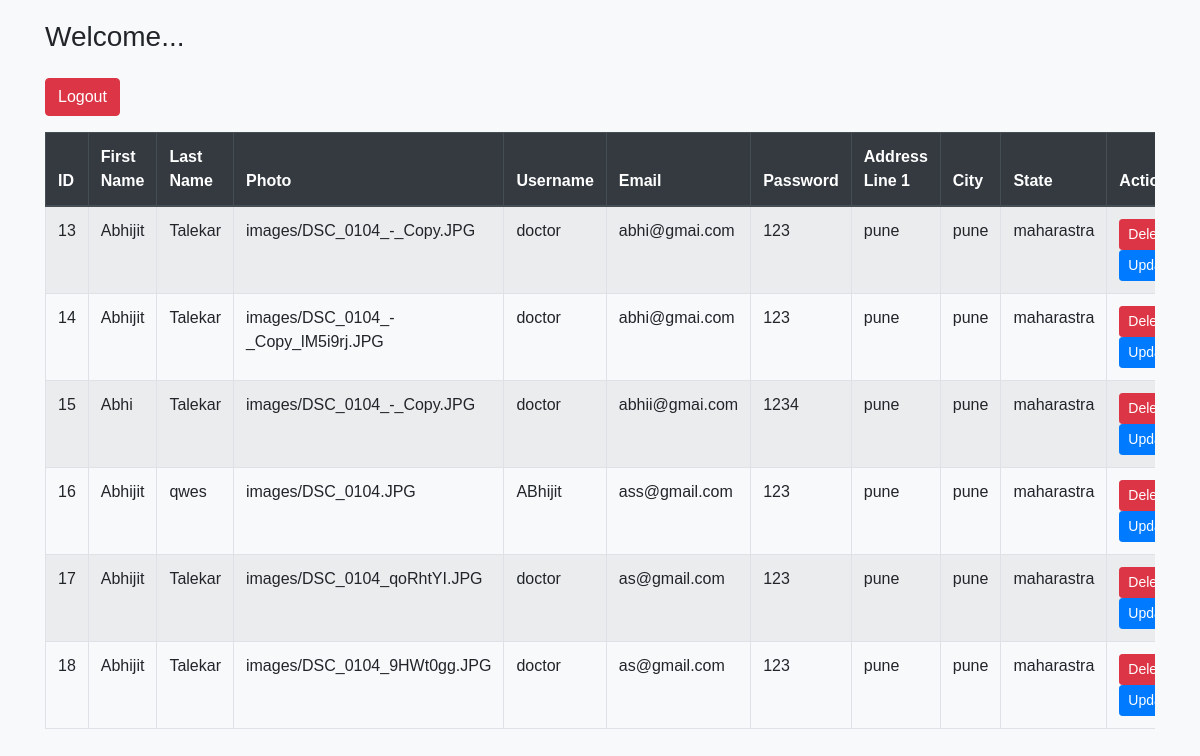
Page /Docter_dashbord on the committed database.
### myapp/models.py (models this page shows)
class hospitaldash(models.Model):
    first_name = models.CharField(max_length=100)
    last_name = models.CharField(max_length=100)
    username = models.CharField(max_length=100)
    email = models.EmailField(max_length=100)
    password = models.CharField(max_length=100)
    address_line1 = models.CharField(max_length=255)
    city = models.CharField(max_length=100)
    state = models.CharField(max_length=100)
    pincode = models.CharField(max_length=20)
    photo  = models.FileField(upload_to="images")

### myapp/views.py (the view)
# urls.py: path('Docter_dashbord',views.Docter_dashbord),
def Docter_dashbord(request):
    data=hospitaldash.objects.all()  #select*from student
    return render(request,'Docter_dash.html',{'data':data})

### templates/Docter_dash.html (shortened to what this page needs)
<!DOCTYPE html>
<html lang="en">
<head>
    <link rel="stylesheet" href="https://stackpath.bootstrapcdn.com/bootstrap/4.5.2/css/bootstrap.min.css">
</head>
<body>
    <div class="container" >
        <h3 class="mb-4">Welcome...</h3>
        <a href="/logout" class="btn btn-danger">Logout</a>
        <div class="table-responsive" >
            <table class="table table-bordered table-striped">
                <thead class="thead-dark">
                    <tr>
                        <th>ID</th>
                        <th>First Name</th>
                        <th>Last Name</th>
                        <th>Photo</th>
                        <th>Username</th>
                        <th>Email</th>
                        <th>Password</th>
                        <th>Address Line 1</th>
                        <th>City</th>
                        <th>State</th>
                        <th>Actions</th>
                    </tr>
                </thead>
                <tbody>
                    {% for i in data %}
                    <tr>
                        <td>{{ i.id }}</td>
                        <td>{{ i.first_name }}</td>
                        <td>{{ i.last_name }}</td>
                        <td>{{ i.photo }}</td>
                        <td>{{ i.username }}</td>
                        <td>{{ i.email }}</td>
                        <td>{{ i.password }}</td>
                        <td>{{ i.address_line1 }}</td>
                        <td>{{ i.city }}</td>
                        <td>{{ i.state }}</td>
                        <td>
                            <a href="/deletepatiant?id={{ i.id }}" class="btn btn-danger btn-sm">Delete</a>
                            <a href="/profileupdate?id={{ i.id }}" class="btn btn-primary btn-sm">Update</a>
                        </td>
                    </tr>
                    {% endfor %}
                </tbody>
            </table>
        </div>
    </div>
</body>
</html>

### templates/Docter_dash.html (style rules this page uses)
body { font-family: Arial, sans-serif; background-color: #f8f9fa; }
.container { margin-top: 20px; }
th { background-color: #007bff; color: #fff; }
td a { color: #007bff; margin-right: 10px; text-decoration: none; transition: color 0.3s ease; }

### rows in the picture
hospitaldash: id "13", first_name "Abhijit", last_name "Talekar", photo "images/DSC_0104_-_Copy.JPG", username "doctor", email "abhi@gmai.com", password "123", address_line1 "pune", city "pune", state "maharastra"
hospitaldash: id "14", first_name "Abhijit", last_name "Talekar", photo "images/DSC_0104_-_Copy_lM5i9rj.JPG", username "doctor", email "abhi@gmai.com", password "123", address_line1 "pune", city "pune", state "maharastra"
hospitaldash: id "15", first_name "Abhi", last_name "Talekar", photo "images/DSC_0104_-_Copy.JPG", username "doctor", email "abhii@gmai.com", password "1234", address_line1 "pune", city "pune", state "maharastra"
hospitaldash: id "16", first_name "Abhijit", last_name "qwes", photo "images/DSC_0104.JPG", username "ABhijit", email "ass@gmail.com", password "123", address_line1 "pune", city "pune", state "maharastra"
hospitaldash: id "17", first_name "Abhijit", last_name "Talekar", photo "images/DSC_0104_qoRhtYI.JPG", username "doctor", email "as@gmail.com", password "123", address_line1 "pune", city "pune", state "maharastra"
hospitaldash: id "18", first_name "Abhijit", last_name "Talekar", photo "images/DSC_0104_9HWt0gg.JPG", username "doctor", email "as@gmail.com", password "123", address_line1 "pune", city "pune", state "maharastra"
